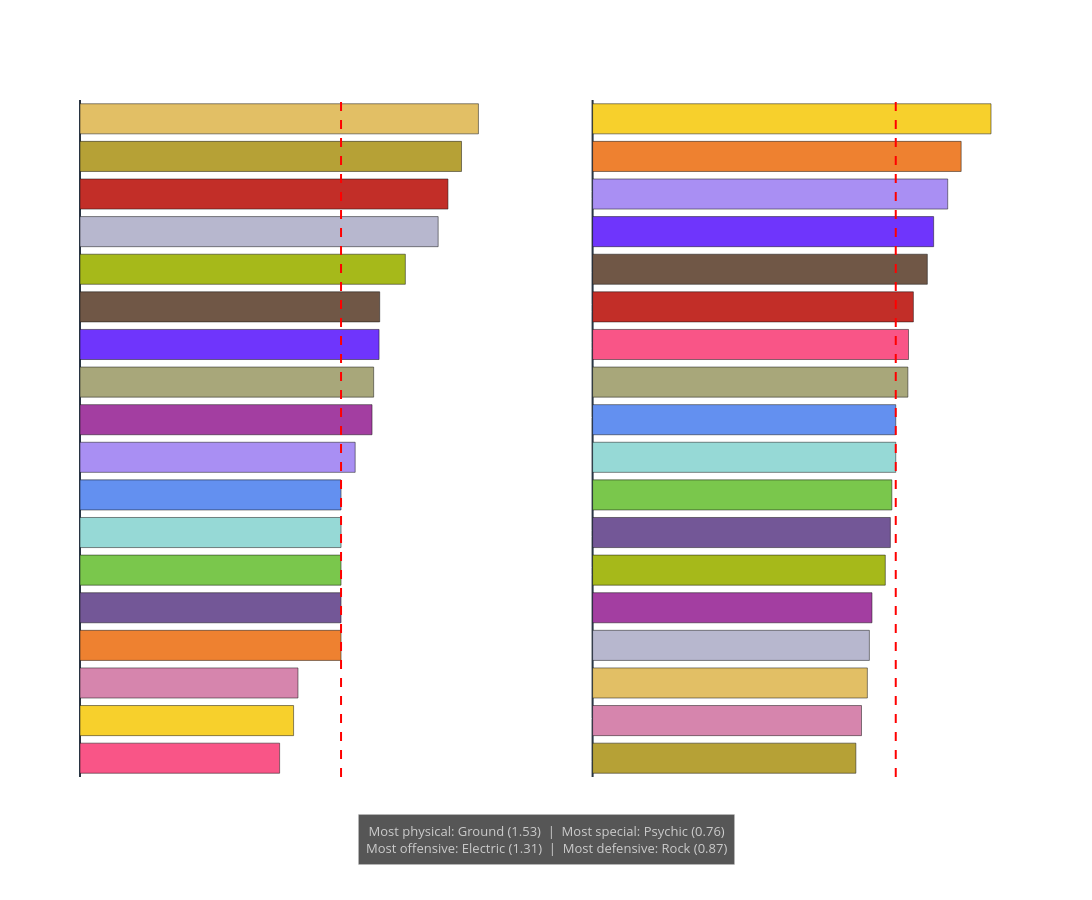

Notebook cell for this chart:
### Markdown cell above
### **3.3.iii.2)** Section 2: Type Shapes Stat Identity, Not Just Stat Total

---
**Question:** Does a Pokémon's primary type determine its fighting personality more than its raw power level?

### Code cell
# --- 2a: Combat ratio profiles by Type 1 ---
type_ps = pokes.groupby('Type 1')['Physical/Special'].median().sort_values()
type_od = pokes.groupby('Type 1')['Offensive/Defensive'].median().sort_values()

fig = make_subplots(rows=1, cols=2,
                    subplot_titles=['Median Physical/Special Ratio by Type',
                                    'Median Offensive/Defensive Ratio by Type'])

fig.add_trace(go.Bar(
    y=type_ps.index.tolist(), x=type_ps.values, orientation='h',
    marker_color=[TYPE_COLORS.get(t, '#888') for t in type_ps.index],
    showlegend=False,
), row=1, col=1)
fig.add_vline(x=1.0, line_dash='dash', line_color='red', row=1, col=1)

fig.add_trace(go.Bar(
    y=type_od.index.tolist(), x=type_od.values, orientation='h',
    marker_color=[TYPE_COLORS.get(t, '#888') for t in type_od.index],
    showlegend=False,
), row=1, col=2)
fig.add_vline(x=1.0, line_dash='dash', line_color='red', row=1, col=2)

fig.update_layout(
    title=dict(text='<b>Combat Personality by Primary Type</b>', x=0.5, font=dict(size=20)),
    template=_T, height=900, width=1400,
)
fig.update_xaxes(title_text='Ratio  (dashed = balanced at 1.0)')

note = (
    f'Most physical: {type_ps.idxmax()} ({type_ps.max():.2f})  |  '
    f'Most special: {type_ps.idxmin()} ({type_ps.min():.2f})<br>'
    f'Most offensive: {type_od.idxmax()} ({type_od.max():.2f})  |  '
    f'Most defensive: {type_od.idxmin()} ({type_od.min():.2f})'
)
stats_note(fig, note, y_pos=-.13, bottom_margin=123)
fig.update_layout(paper_bgcolor='rgba(0,0,0,0)', plot_bgcolor='rgba(0,0,0,0)', font=dict(color='white'),
    xaxis=dict(gridcolor='rgba(255,255,255,0.69)'),
    yaxis=dict(gridcolor='rgba(255,255,255,0.69)'),
    xaxis2=dict(gridcolor='rgba(255,255,255,0.69)'),
    yaxis2=dict(gridcolor='rgba(255,255,255,0.69)')
)

fig.write_image('notebook_images/plot_images/combat-personality_type.png', scale=2)
fig.show()

### Figure 1 — Plotly figure (JSON) as saved in the notebook; plotly's stock layout.template omitted (floating-point values rounded to 4 significant figures)
{"data": [{"marker": {"color": ["#F95587", "#F7D02C", "#D685AD", "#EE8130", "#735797", "#7AC74C", "#96D9D6", "#6390F0", "#A98FF3", "#A33EA1", "#A8A77A", "#6F35FC", "#705746", "#A6B91A", "#B7B7CE", "#C22E28", "#B6A136", "#E2BF65"]}, "orientation": "h", "showlegend": false, "x": [0.7647, 0.8182, 0.835, 1.0, 1.0, 1.0, 1.0, 1.0, 1.054, 1.119, 1.125, 1.146, 1.148, 1.246, 1.372, 1.41, 1.462, 1.526], "y": ["Psychic", "Electric", "Fairy", "Fire", "Ghost", "Grass", "Ice", "Water", "Flying", "Poison", "Normal", "Dragon", "Dark", "Bug", "Steel", "Fighting", "Rock", "Ground"], "type": "bar", "xaxis": "x", "yaxis": "y"}, {"marker": {"color": ["#B6A136", "#D685AD", "#E2BF65", "#B7B7CE", "#A33EA1", "#A6B91A", "#735797", "#7AC74C", "#96D9D6", "#6390F0", "#A8A77A", "#F95587", "#C22E28", "#705746", "#6F35FC", "#A98FF3", "#EE8130", "#F7D02C"]}, "orientation": "h", "showlegend": false, "x": [0.8684, 0.887, 0.9064, 0.913, 0.9216, 0.9655, 0.9822, 0.9871, 1.0, 1.0, 1.04, 1.042, 1.058, 1.104, 1.125, 1.171, 1.216, 1.314], "y": ["Rock", "Fairy", "Ground", "Steel", "Poison", "Bug", "Ghost", "Grass", "Ice", "Water", "Normal", "Psychic", "Fighting", "Dark", "Dragon", "Flying", "Fire", "Electric"], "type": "bar", "xaxis": "x2", "yaxis": "y2"}], "layout": {"xaxis": {"anchor": "y", "domain": [0, 0.45], "title": {"text": "Ratio  (dashed = balanced at 1.0)"}, "gridcolor": "rgba(255,255,255,0.69)"}, "yaxis": {"anchor": "x", "domain": [0, 1], "gridcolor": "rgba(255,255,255,0.69)"}, "xaxis2": {"anchor": "y2", "domain": [0.55, 1], "title": {"text": "Ratio  (dashed = balanced at 1.0)"}, "gridcolor": "rgba(255,255,255,0.69)"}, "yaxis2": {"anchor": "x2", "domain": [0, 1], "gridcolor": "rgba(255,255,255,0.69)"}, "annotations": [{"font": {"size": 16}, "showarrow": false, "text": "Median Physical/Special Ratio by Type", "x": 0.225, "xanchor": "center", "xref": "paper", "y": 1, "yanchor": "bottom", "yref": "paper"}, {"font": {"size": 16}, "showarrow": false, "text": "Median Offensive/Defensive Ratio by Type", "x": 0.775, "xanchor": "center", "xref": "paper", "y": 1, "yanchor": "bottom", "yref": "paper"}, {"align": "center", "bgcolor": "rgba(30,30,30,0.75)", "bordercolor": "rgba(200,200,200,0.35)", "borderpad": 7, "borderwidth": 1, "font": {"color": "#cccccc", "size": 13}, "showarrow": false, "text": "Most physical: Ground (1.53)  |  Most special: Psychic (0.76)<br>Most offensive: Electric (1.31)  |  Most defensive: Rock (0.87)", "x": 0.5, "xref": "paper", "y": -0.13, "yref": "paper"}], "shapes": [{"line": {"color": "red", "dash": "dash"}, "type": "line", "x0": 1, "x1": 1, "xref": "x", "y0": 0, "y1": 1, "yref": "y domain"}, {"line": {"color": "red", "dash": "dash"}, "type": "line", "x0": 1, "x1": 1, "xref": "x2", "y0": 0, "y1": 1, "yref": "y2 domain"}], "title": {"font": {"size": 20}, "text": "<b>Combat Personality by Primary Type</b>", "x": 0.5}, "height": 900, "width": 1400, "margin": {"b": 123}, "font": {"color": "white"}, "paper_bgcolor": "rgba(0,0,0,0)", "plot_bgcolor": "rgba(0,0,0,0)"}}
